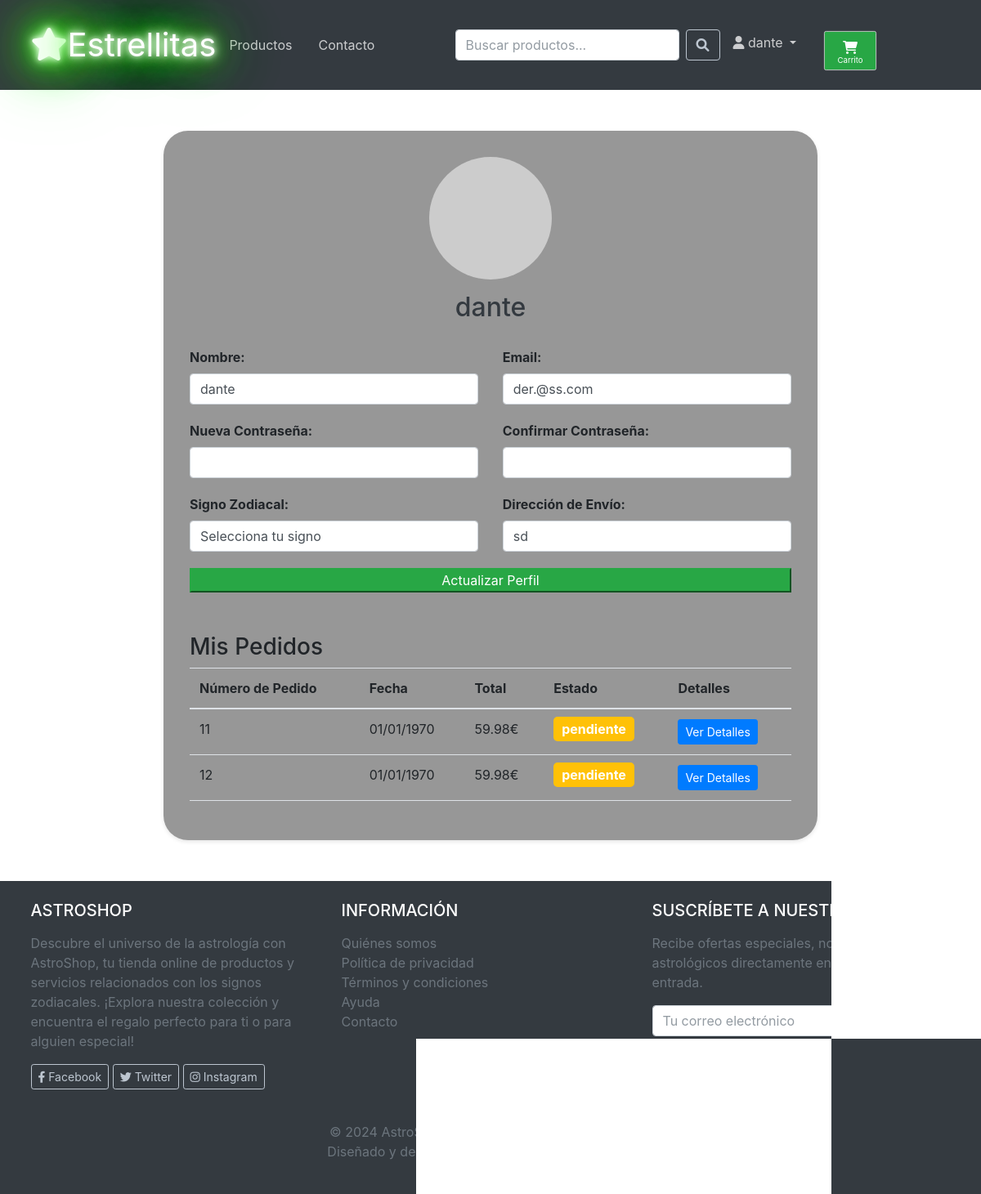
The app's page /perfil.php (signed in) with its own data.
### tables this page shows
CREATE TABLE `usuarios` (
  `id` int(10) UNSIGNED NOT NULL,
  `nombre` varchar(255) NOT NULL,
  `email` varchar(255) NOT NULL,
  `contrasena` varchar(255) NOT NULL,
  `fecha_registro` timestamp NOT NULL DEFAULT current_timestamp(),
  `signo_zodiacal` varchar(20) DEFAULT NULL,
  `direccion_envio` varchar(255) DEFAULT NULL
);

CREATE TABLE `pedidos` (
  `id` int(10) UNSIGNED NOT NULL,
  `usuario_id` int(10) UNSIGNED NOT NULL,
  `fecha_pedido_utc` datetime DEFAULT NULL,
  `estado` enum('pendiente','procesando','enviado','completado','cancelado') DEFAULT 'pendiente',
  `total` decimal(10,2) NOT NULL,
  `nombre` varchar(255) DEFAULT NULL,
  `apellidos` varchar(255) DEFAULT NULL,
  `email` varchar(255) DEFAULT NULL,
  `telefono` varchar(20) DEFAULT NULL,
  `direccion` varchar(255) DEFAULT NULL,
  `ciudad` varchar(255) DEFAULT NULL,
  `codigo_postal` varchar(10) DEFAULT NULL,
  `metodo_pago` varchar(20) DEFAULT NULL
);

### includes/funciones.php (called while the page is built, shortened)
<?php
function obtenerPedidosUsuario($usuario_id) {
    $sql = "SELECT * FROM pedidos WHERE usuario_id = ? ORDER BY fecha_pedido_utc DESC";
    $resultado = ejecutarConsulta($sql, "i", $usuario_id);
    $pedidos = [];
    if ($resultado && $resultado->num_rows > 0) {
        while ($row = $resultado->fetch_assoc()) {
            $pedidos[] = $row;
        }
    }
    return $pedidos;
}
function obtenerUsuario($usuario_id) {
    $sql = "SELECT * FROM usuarios WHERE id = ?";
    $resultado = ejecutarConsulta($sql, "i", $usuario_id);
    if ($resultado && $resultado->num_rows > 0) {
        return $resultado->fetch_assoc();
    } else {
        return null;
    }
}
?>

### includes/database.php (called while the page is built, shortened)
<?php
$servername = "localhost";
$username = "root";
$password = "";
$dbname = "astroshop";
$conn = new mysqli($servername, $username, $password, $dbname);
$conn->set_charset("utf8");
function ejecutarConsulta($sql, $tipos = null, ...$params) {
  global $conn;
  $stmt = $conn->prepare($sql);
  if ($tipos && $params) {
    $stmt->bind_param($tipos, ...$params);
  }
  if ($stmt->execute()) {
    if ($stmt->result_metadata()) {
      return $stmt->get_result();
    } else {
      return true;
    }
  } else {
    die("Error al ejecutar la consulta: " . $stmt->error);
  }
}
?>

### perfil.php (the view, shortened to what this page needs)
<!DOCTYPE html>
<html lang="es">
<head>
    <link href="https://cdn.jsdelivr.net/npm/bootstrap@5.3.0/dist/css/bootstrap.min.css" rel="stylesheet">
    <link rel="stylesheet" href="https://cdnjs.cloudflare.com/ajax/libs/font-awesome/6.4.0/css/all.min.css">
    <link rel="stylesheet" href="css/styles.css">
</head>
<body>
<div class="video-background">
        <video autoplay muted loop>
            <source src="img/ra.mp4" type="video/mp4">
        </video>
    </div>
    <?php
    require_once 'includes/database.php';
    require_once 'includes/funciones.php';
    $usuario_id = $_SESSION['usuario_id'];
    $usuario = obtenerUsuario($usuario_id);
    $pedidos = obtenerPedidosUsuario($usuario_id);
    ?>
    <?php include 'navbar.php'; ?>
    <div class="profile-container transparent-bg">
        <div class="profile-header">
            <img src="https://via.placeholder.com/150" alt="Imagen de perfil">
            <h2><?php echo $usuario['nombre']; ?></h2>
        </div>
        <form method="post" action="perfil.php">
            <div class="profile-details">
                <div class="profile-detail">
                    <label for="nombre">Nombre:</label>
                    <input type="text" class="form-control" id="nombre" name="nombre" value="<?php echo $usuario['nombre']; ?>" required>
                </div>
                <div class="profile-detail">
                    <label for="email">Email:</label>
                    <input type="email" class="form-control" id="email" name="email" value="<?php echo $usuario['email']; ?>" required>
                </div>
                <div class="profile-detail">
                    <label for="contrasena">Nueva Contraseña:</label>
                    <input type="password" class="form-control" id="contrasena" name="contrasena">
                </div>
                <div class="profile-detail">
                    <label for="confirmar_contrasena">Confirmar Contraseña:</label>
                    <input type="password" class="form-control" id="confirmar_contrasena" name="confirmar_contrasena">
                </div>
                <div class="profile-detail">
                    <label for="signo_zodiacal">Signo Zodiacal:</label>
                    <select class="form-control" id="signo_zodiacal" name="signo_zodiacal" required>
                        <option value="">Selecciona tu signo</option>
                    </select>
                </div>
                <div class="profile-detail">
                    <label for="direccion_envio">Dirección de Envío:</label>
                    <input type="text" class="form-control" id="direccion_envio" name="direccion_envio" value="<?php echo $usuario['direccion_envio']; ?>" required>
                </div>
            </div>
            <button type="submit" name="actualizar_perfil" class="btn-success btn-edit btn-block ">Actualizar Perfil</button>
        </form>
        <div class="orders-section">
            <h3>Mis Pedidos</h3>
            <?php if (count($pedidos) > 0) : ?>
                <table class="table order-table">
                    <thead>
                        <tr>
                            <th>Número de Pedido</th>
                            <th>Fecha</th>
                            <th>Total</th>
                            <th>Estado</th>
                            <th>Detalles</th>
                        </tr>
                    </thead>
                    <tbody>
                        <?php foreach ($pedidos as $pedido) : ?>
                            <tr>
                                <td><?php echo $pedido['id']; ?></td>
                                <td><?php echo date("d/m/Y", strtotime($pedido['fecha_pedido_utc'])); ?></td>
                                <td><?php echo number_format($pedido['total'], 2); ?>€</td>
                                <td>
                                    <span class="order-status <?php echo strtolower($pedido['estado']); ?>">
                                        <?php echo $pedido['estado']; ?>
                                    </span>
                                </td>
                                <td>
                                    <a href="detalles_pedido.php?id=<?php echo $pedido['id']; ?>" class="btn btn-primary btn-sm">Ver Detalles</a>
                                </td>
                            </tr>
                        <?php endforeach; ?>
                    </tbody>
                </table>
            <?php else : ?>
                <p>Aún no has realizado ningún pedido.</p>
            <?php endif; ?>
        </div>
    </div>
    <?php include 'footer.php'; ?>
</body>
</html>

### navbar.php (shortened to what this page needs)
<!DOCTYPE html>
<html lang="es">
<head>
    <link rel="stylesheet" href="https://cdn.jsdelivr.net/npm/bootstrap@5.2.3/dist/css/bootstrap.min.css">
    <link rel="stylesheet" href="https://cdnjs.cloudflare.com/ajax/libs/font-awesome/6.0.0/css/all.min.css">
    <link rel="stylesheet" href="css/styles.css">
</head>
<body>
<nav class="navbar navbar-expand-lg navbar-dark bg-dark sticky-top">
    <div class="container">
        <a id="headerText" class="neon" href="index.php" >    <i class="fas fa-star" ></i>Estrellitas</a>
        <div class="collapse navbar-collapse" id="mainNav">
            <ul class="navbar-nav me-auto">
                <li class="nav-item ">
                    <a class="nav-link" href="productos.php">Productos</a>
                </li>
                    <a class="nav-link" href="contacto.php">Contacto</a> </li>
            </ul>
            <form class="d-flex" action="productos.php" method="GET">
                <input class="form-control me-2" type="search" name="search" placeholder="Buscar productos..." aria-label="Search">
                <button class="btn btn-outline-light" type="submit">
                    <i class="fas fa-search"></i>
                </button>
            </form>
            <ul class="navbar-nav me-auto" id="mainNav">
                <?php if (isset($_SESSION['usuario_id'])) : ?>
                    <li class="nav-item dropdown">
                        <br>
                        <a class="nav-link dropdown-toggle" href="#" id="navbarDropdown" role="button" data-bs-toggle="dropdown" aria-expanded="false">
                            <i class="fas fa-user"></i>
                            <?php echo $_SESSION['usuario_nombre']; ?>
                        </a>
                    </li>
                <?php endif; ?>
                <li class="nav-item">
                    <br>
                    <a class="btn btn-app bg-success" href="carrito.php">
                        <i class="fas fa-shopping-cart"></i>
                        Carrito
                    </a>
                </li>
            </ul>
        </div>
    </div>
</nav>
</body>
</html>

### footer.php (shortened to what this page needs)
<!DOCTYPE html>
<html lang="es">
<head>
    <link rel="stylesheet" href="https://cdn.jsdelivr.net/npm/bootstrap@5.2.3/dist/css/bootstrap.min.css">
    <link rel="stylesheet" href="https://cdnjs.cloudflare.com/ajax/libs/font-awesome/6.0.0/css/all.min.css">
    <link rel="stylesheet" href="css/styles.css">
</head>
<body>
<footer class="bg-dark text-white py-4 mt-5">
    <div class="container">
        <div class="row">
            <div class="col-md-4 mb-4">
                <h5 class="text-uppercase mb-3">AstroShop</h5>
                <p class="text-muted">Descubre el universo de la astrología con AstroShop, tu tienda online de productos y servicios relacionados con los signos zodiacales. ¡Explora nuestra colección y encuentra el regalo perfecto para ti o para alguien especial!</p>
                <a href="#" class="btn btn-outline-light btn-sm">
                    <i class="fab fa-facebook-f"></i> Facebook
                </a>
                <a href="#" class="btn btn-outline-light btn-sm">
                    <i class="fab fa-twitter"></i> Twitter
                </a>
                <a href="#" class="btn btn-outline-light btn-sm">
                    <i class="fab fa-instagram"></i> Instagram
                </a>
            </div>
            <div class="col-md-4 mb-4">
                <h5 class="text-uppercase mb-3">Información</h5>
                <ul class="list-unstyled">
                    <li><a href="#" class="text-muted">Quiénes somos</a></li>
                    <li><a href="#" class="text-muted">Política de privacidad</a></li>
                    <li><a href="#" class="text-muted">Términos y condiciones</a></li>
                    <li><a href="#" class="text-muted">Ayuda</a></li>
                    <li><a href="#" class="text-muted">Contacto</a></li>
                </ul>
            </div>
            <div class="col-md-4 mb-4">
                <h5 class="text-uppercase mb-3">Suscríbete a nuestro boletín</h5>
                <p class="text-muted">Recibe ofertas especiales, noticias y consejos astrológicos directamente en tu bandeja de entrada.</p>
                <form class="form-inline" action="suscribir.php" method="POST">
                    <div class="input-group">
                        <input type="email" class="form-control" placeholder="Tu correo electrónico" name="email" required>
                        <div class="input-group-append">
                            <button type="submit" class="btn btn-outline-light">Suscribirme</button>
                        </div>
                    </div>
                </form>
            </div>
        </div>
    </div>
    <div class="text-center py-3">
        <p class="text-muted mb-0">© <?php echo date("Y"); ?> AstroShop. Todos los derechos reservados.</p>
        <p class="text-muted mb-0">Diseñado y desarrollado por [Tu nombre o empresa].</p>
    </div>
</footer>
</body>
</html>

### perfil.php (style rules this page uses)
body { background-color: #f8f9fa; }
.profile-container { background-color: #fff; border-radius: 8px; padding: 30px; box-shadow: 0 2px 5px rgba(0, 0, 0, 0.1); max-width: 800px; margin: 50px auto; }
.profile-header { text-align: center; margin-bottom: 30px; }
.profile-header img { width: 150px; height: 150px; border-radius: 50%; object-fit: cover; }
.profile-header h2 { margin-top: 15px; color: #343a40; }
.profile-details { display: flex; flex-wrap: wrap; justify-content: space-between; }
.profile-detail { width: 48%; margin-bottom: 20px; }
.profile-detail label { font-weight: bold; }
.btn-edit { background-color: #007bff; border-color: #007bff; color: #fff; }
.orders-section { margin-top: 50px; }
.order-table th { background-color: #f2f2f2; }
.order-table td { vertical-align: middle; }
.order-status { padding: 5px 10px; border-radius: 5px; font-weight: bold; }
.order-status.pendiente { background-color: #ffc107; color: #fff; }

### navbar.php (style rules this page uses)
#headerText { font-size: 2.5em; color: #fff; text-align: center; text-shadow: 0 0 5px rgba(255, 255, 255, 0.5), 0 0 10px rgba(255, 255, 255, 0.7), 0 0 15px rgba(255, 255, 255, 0.9), 0 0 20px #39ff14, 0 0 40px #39ff14, 0 0 60px #39ff14, 0 0 80px #39ff14, 0 0 100px #39ff14; transition: color 1s ease, text-shadow 1s ease; display: inline-block; position: relative; }
#headerText.neon { animation: neonGlow 1s ease-in-out infinite alternate; }
.btn-app { display: flex; align-items: center; justify-content: center; position: relative; font-size: 15px; color: #fff; text-decoration: none; border-radius: 5px; transform: scale(0.8); }

### records on screen
usuarios: nombre "dante", email "der.@ss.com", direccion_envio "sd"
pedidos: id "11", fecha_pedido_utc "01/01/1970", total "59.98", estado "pendiente"
pedidos: id "12", fecha_pedido_utc "01/01/1970", total "59.98", estado "pendiente"

### other values on screen
$_SESSION['usuario_nombre'] "dante"
